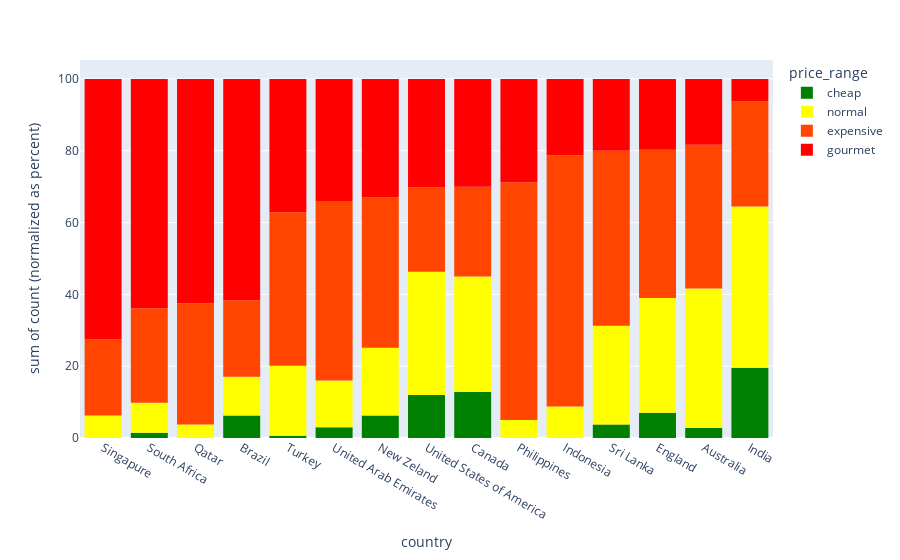

Notebook cell for this chart:
### Code cell
# price range by country

df_aux = df.loc[:, ['country', 'price_range']].groupby('country').value_counts().sort_values(ascending=False).reset_index()
df_aux['percentage'] = df_aux.groupby('country')['count'].transform(lambda x: x / x.sum() * 100)
df_aux = df_aux.sort_values(by=['percentage'], ascending=False)

ordered_countries = df_aux[df_aux['price_range'] == 'gourmet']['country'].tolist()
category_order = ['cheap', 'normal', 'expensive', 'gourmet']
color_mapping = {'cheap': 'green', 'normal': 'yellow', 'expensive': 'orangered', 'gourmet': 'red'}

fig=px.histogram(df_aux, x='country', y='count', hover_data='price_range', color="price_range",
                                             barnorm='percent',
                                             category_orders={'price_range': category_order},
                                             color_discrete_map=color_mapping)
fig.update_xaxes(categoryorder='array', categoryarray=ordered_countries)

# df_aux

### Figure 1 — Plotly figure (JSON) as saved in the notebook; plotly's stock layout.template omitted (floating-point values rounded to 4 significant figures)
{"data": [{"alignmentgroup": "True", "bingroup": "x", "histfunc": "sum", "hovertemplate": "price_range=cheap<br>country=%{x}<br>sum of count (normalized as percent)=%{y}<extra></extra>", "legendgroup": "cheap", "marker": {"color": "green", "pattern": {"shape": ""}}, "name": "cheap", "offsetgroup": "cheap", "orientation": "v", "showlegend": true, "type": "histogram", "x": ["India", "Canada", "United States of America", "England", "New Zeland", "Brazil", "Sri Lanka", "United Arab Emirates", "Australia", "South Africa", "Turkey"], "xaxis": "x", "y": [608, 23, 165, 28, 15, 15, 3, 9, 5, 5, 1], "yaxis": "y"}, {"alignmentgroup": "True", "bingroup": "x", "histfunc": "sum", "hovertemplate": "price_range=normal<br>country=%{x}<br>sum of count (normalized as percent)=%{y}<extra></extra>", "legendgroup": "normal", "marker": {"color": "yellow", "pattern": {"shape": ""}}, "name": "normal", "offsetgroup": "normal", "orientation": "v", "showlegend": true, "type": "histogram", "x": ["India", "Australia", "United States of America", "Canada", "England", "Sri Lanka", "Turkey", "New Zeland", "United Arab Emirates", "Brazil", "Indonesia", "South Africa", "Singapure", "Philippines", "Qatar"], "xaxis": "x", "y": [1398, 70, 471, 58, 128, 22, 31, 45, 39, 26, 7, 29, 5, 4, 3], "yaxis": "y"}, {"alignmentgroup": "True", "bingroup": "x", "histfunc": "sum", "hovertemplate": "price_range=expensive<br>country=%{x}<br>sum of count (normalized as percent)=%{y}<extra></extra>", "legendgroup": "expensive", "marker": {"color": "orangered", "pattern": {"shape": ""}}, "name": "expensive", "offsetgroup": "expensive", "orientation": "v", "showlegend": true, "type": "histogram", "x": ["Indonesia", "Philippines", "United Arab Emirates", "Sri Lanka", "Turkey", "New Zeland", "England", "Australia", "Qatar", "India", "South Africa", "Canada", "United States of America", "Brazil", "Singapure"], "xaxis": "x", "y": [56, 53, 150, 39, 68, 100, 165, 72, 27, 910, 91, 45, 323, 51, 17], "yaxis": "y"}, {"alignmentgroup": "True", "bingroup": "x", "histfunc": "sum", "hovertemplate": "price_range=gourmet<br>country=%{x}<br>sum of count (normalized as percent)=%{y}<extra></extra>", "legendgroup": "gourmet", "marker": {"color": "red", "pattern": {"shape": ""}}, "name": "gourmet", "offsetgroup": "gourmet", "orientation": "v", "showlegend": true, "type": "histogram", "x": ["Singapure", "South Africa", "Qatar", "Brazil", "Turkey", "United Arab Emirates", "New Zeland", "United States of America", "Canada", "Philippines", "Indonesia", "Sri Lanka", "England", "Australia", "India"], "xaxis": "x", "y": [58, 221, 50, 148, 59, 102, 79, 415, 54, 23, 17, 16, 79, 33, 195], "yaxis": "y"}], "layout": {"autosize": true, "barmode": "relative", "barnorm": "percent", "legend": {"title": {"text": "price_range"}, "tracegroupgap": 0}, "margin": {"t": 60}, "xaxis": {"anchor": "y", "autorange": true, "categoryarray": ["Singapure", "South Africa", "Qatar", "Brazil", "Turkey", "United Arab Emirates", "New Zeland", "United States of America", "Canada", "Philippines", "Indonesia", "Sri Lanka", "England", "Australia", "India"], "categoryorder": "array", "domain": [0, 1], "range": [-0.5, 14.5], "title": {"text": "country"}, "type": "category"}, "yaxis": {"anchor": "x", "autorange": true, "domain": [0, 1], "range": [0, 105.3], "title": {"text": "sum of count (normalized as percent)"}, "type": "linear"}}}
